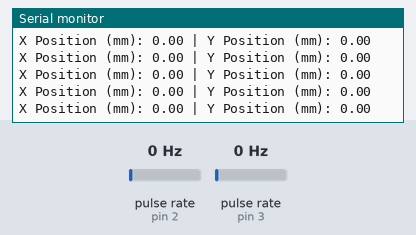
Recording of a sketch running on a simulated Arduino Uno, built with avr-gcc and run on an emulated ATmega328P. On the bench: the last lines printed to the serial monitor. Wiring (inferred from the names in the program): 2 × pulse sensor: data pin 2 / data pin 3. Inputs (shaded band) come from the test bench; at power-on: pulse rate (sensors on pin 2, pin 3) 0 Hz.

Above: at 1.2 s.
1.3 s: pulse rate (sensor on pin 2) set to 4 Hz
At 1.51 s:
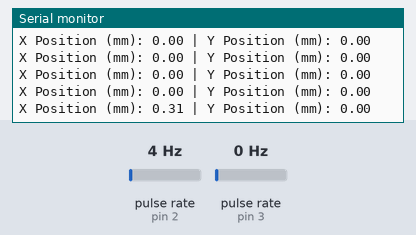
2.8 s: pulse rate (sensor on pin 3) set to 4 Hz
At 2.81 s:
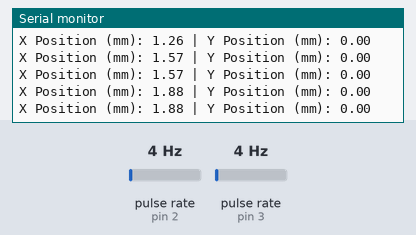
4.3 s: pulse rate (sensor on pin 2) set to 50 Hz
At 4.31 s:
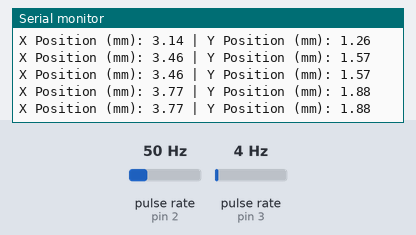
5.8 s: pulse rate (sensor on pin 3) set to 50 Hz
At 5.81 s:
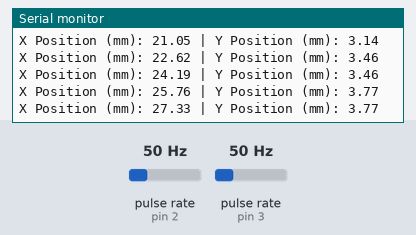
Timing chart, 0 to 8.3 s (numbered marks = the images above; inputs shaded):
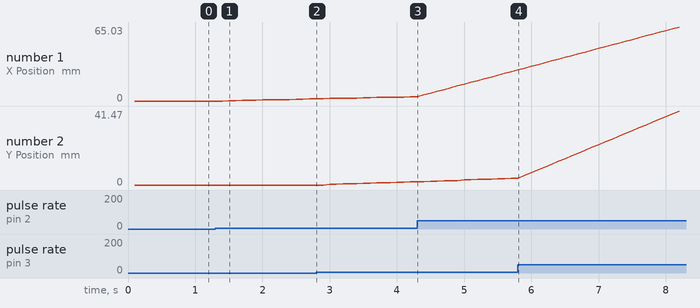

The sketch:

11may_xyplotter.ino
```cpp
// === Pin Assignments ===
const byte encoderXPin = 2;  // X-axis encoder - must be interrupt pin
const byte encoderYPin = 3;  // Y-axis encoder - must be interrupt pin

// === Encoder Configuration ===
volatile long pulseCountX = 0;
volatile long pulseCountY = 0;

const float wheelDiameter = 60.0; // in mm (adjust to your wheel)
const int pulsesPerRevolution = 600; // adjust based on your encoder spec
const float wheelCircumference = 3.1416 * wheelDiameter;

// === Position Tracking ===
float positionX = 0.0; // in mm
float positionY = 0.0; // in mm

unsigned long lastUpdateTime = 0;
const unsigned long updateInterval = 100; // update every 100ms

void setup() {
  Serial.begin(9600);

  pinMode(encoderXPin, INPUT_PULLUP);
  pinMode(encoderYPin, INPUT_PULLUP);

  attachInterrupt(digitalPinToInterrupt(encoderXPin), countX, RISING);
  attachInterrupt(digitalPinToInterrupt(encoderYPin), countY, RISING);

  lastUpdateTime = millis();
}

void loop() {
  unsigned long currentTime = millis();

  if (currentTime - lastUpdateTime >= updateInterval) {
    updatePosition();
    lastUpdateTime = currentTime;

    // Print X, Y coordinates
    Serial.print("X Position (mm): ");
    Serial.print(positionX);
    Serial.print(" | Y Position (mm): ");
    Serial.println(positionY);
  }
}

void countX() {
  pulseCountX++;
}

void countY() {
  pulseCountY++;
}

void updatePosition() {
  noInterrupts();
  long currentX = pulseCountX;
  long currentY = pulseCountY;
  pulseCountX = 0;
  pulseCountY = 0;
  interrupts();

  float dx = (currentX / (float)pulsesPerRevolution) * wheelCircumference;
  float dy = (currentY / (float)pulsesPerRevolution) * wheelCircumference;

  positionX += dx;
  positionY += dy;
}
```

Measured:
- after the input at 1.3 s, the serial monitor: prints a new line after 0.20 s (image 1)
- plotted number 1: 0 → 1.88 after the input at 1.3 s, 3.77 → 25.76 after the input at 4.3 s
